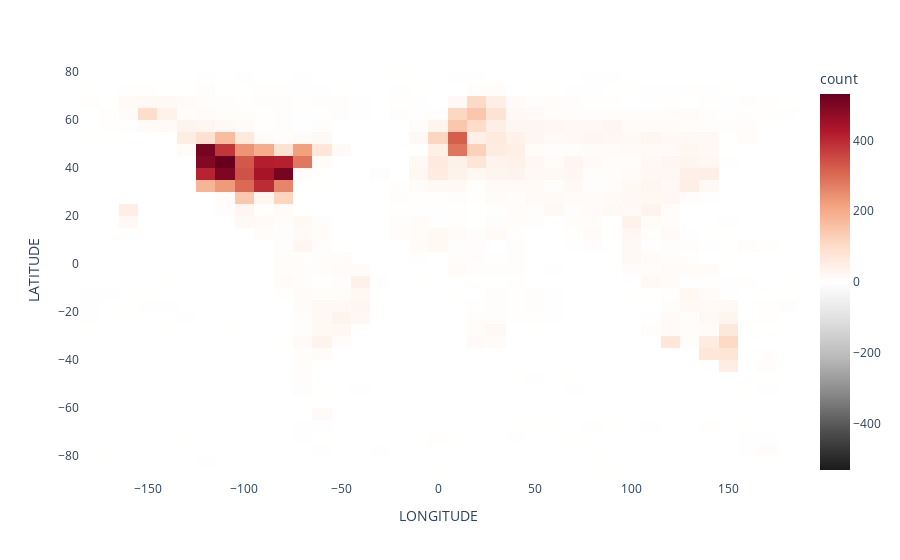

Here is the notebook cell this chart was saved with:
### Code cell
fig = px.density_heatmap(df8,
                        x = "LONGITUDE",
                        y = "LATITUDE",
                        nbinsx = 40,
                        nbinsy = 40,
                        color_continuous_scale = px.colors.diverging.RdGy_r,
                        color_continuous_midpoint = 0)
fig.show()

### Figure 1 — Plotly figure (JSON) as saved in the notebook; plotly's stock layout.template omitted (floating-point values rounded to 4 significant figures; data arrays with more than 128 entries replaced by an {"elided": "..."} marker saying what was removed)
{"data": [{"coloraxis": "coloraxis", "hovertemplate": "LONGITUDE=%{x}<br>LATITUDE=%{y}<br>count=%{z}<extra></extra>", "name": "", "nbinsx": 40, "nbinsy": 40, "type": "histogram2d", "x": {"elided": "15724 float values"}, "xaxis": "x", "xbingroup": "x", "y": {"elided": "15724 float values"}, "yaxis": "y", "ybingroup": "y"}], "layout": {"coloraxis": {"cmid": 0, "colorbar": {"title": {"text": "count"}}, "colorscale": [[0, "rgb(26,26,26)"], [0.1, "rgb(77,77,77)"], [0.2, "rgb(135,135,135)"], [0.3, "rgb(186,186,186)"], [0.4, "rgb(224,224,224)"], [0.5, "rgb(255,255,255)"], [0.6, "rgb(253,219,199)"], [0.7, "rgb(244,165,130)"], [0.8, "rgb(214,96,77)"], [0.9, "rgb(178,24,43)"], [1, "rgb(103,0,31)"]]}, "legend": {"tracegroupgap": 0}, "margin": {"t": 60}, "xaxis": {"anchor": "y", "domain": [0, 1], "title": {"text": "LONGITUDE"}}, "yaxis": {"anchor": "x", "domain": [0, 1], "title": {"text": "LATITUDE"}}}}
